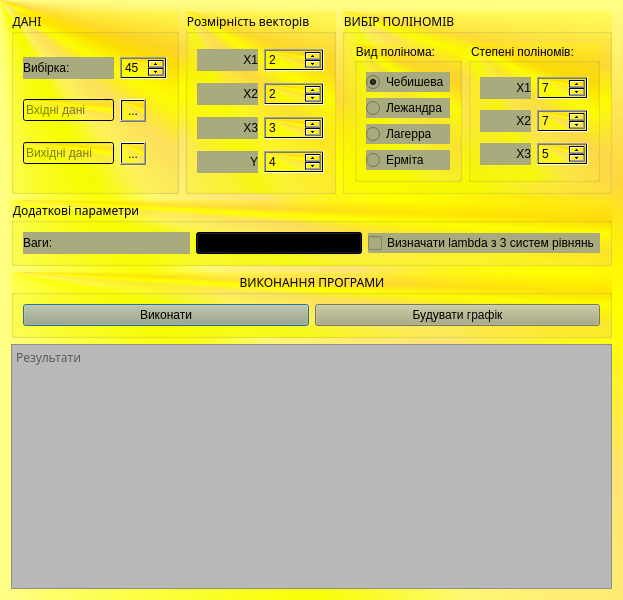
<?xml version="1.0" encoding="UTF-8"?>
<ui version="4.0">
 <class>Form</class>
 <widget class="QWidget" name="Form">
  <property name="geometry">
   <rect>
    <x>0</x>
    <y>0</y>
    <width>623</width>
    <height>600</height>
   </rect>
  </property>
  <property name="font">
   <font>
    <family>Microsoft New Tai Lue</family>
    <weight>50</weight>
    <bold>false</bold>
   </font>
  </property>
  <property name="windowTitle">
   <string>Form1</string>
  </property>
  <property name="autoFillBackground">
   <bool>false</bool>
  </property>
  <property name="styleSheet">
   <string notr="true">background-color: qconicalgradient(cx:0, cy:0, angle:135, stop:0 rgba(255, 255, 0, 69), stop:0.375 rgba(255, 255, 0, 69), stop:0.423533 rgba(251, 255, 0, 145), stop:0.45 rgba(247, 255, 0, 208), stop:0.477581 rgba(255, 244, 71, 130), stop:0.518717 rgba(255, 218, 71, 130), stop:0.55 rgba(255, 255, 0, 255), stop:0.57754 rgba(255, 203, 0, 130), stop:0.625 rgba(255, 255, 0, 69), stop:1 rgba(255, 255, 0, 69));</string>
  </property>
  <layout class="QGridLayout" name="gridLayout_2">
   <item row="0" column="1">
    <widget class="QGroupBox" name="groupBox_2">
     <property name="sizePolicy">
      <sizepolicy hsizetype="Fixed" vsizetype="Preferred">
       <horstretch>0</horstretch>
       <verstretch>0</verstretch>
      </sizepolicy>
     </property>
     <property name="title">
      <string>Розмірність векторів</string>
     </property>
     <layout class="QGridLayout" name="gridLayout_3">
      <item row="2" column="0">
       <widget class="QLabel" name="label_4">
        <property name="styleSheet">
         <string notr="true">background-color: rgb(170, 170, 127);</string>
        </property>
        <property name="text">
         <string>X3</string>
        </property>
        <property name="alignment">
         <set>Qt::AlignRight|Qt::AlignTrailing|Qt::AlignVCenter</set>
        </property>
       </widget>
      </item>
      <item row="0" column="1">
       <widget class="QSpinBox" name="x1_dim">
        <property name="value">
         <number>2</number>
        </property>
       </widget>
      </item>
      <item row="0" column="0">
       <widget class="QLabel" name="label_2">
        <property name="styleSheet">
         <string notr="true">background-color: rgb(170, 170, 127);</string>
        </property>
        <property name="text">
         <string>X1</string>
        </property>
        <property name="alignment">
         <set>Qt::AlignRight|Qt::AlignTrailing|Qt::AlignVCenter</set>
        </property>
       </widget>
      </item>
      <item row="3" column="1">
       <widget class="QSpinBox" name="y_dim">
        <property name="value">
         <number>4</number>
        </property>
       </widget>
      </item>
      <item row="1" column="0">
       <widget class="QLabel" name="label_3">
        <property name="styleSheet">
         <string notr="true">background-color: rgb(170, 170, 127);</string>
        </property>
        <property name="text">
         <string>X2</string>
        </property>
        <property name="alignment">
         <set>Qt::AlignRight|Qt::AlignTrailing|Qt::AlignVCenter</set>
        </property>
       </widget>
      </item>
      <item row="3" column="0">
       <widget class="QLabel" name="label_5">
        <property name="styleSheet">
         <string notr="true">background-color: rgb(170, 170, 127);</string>
        </property>
        <property name="text">
         <string>Y</string>
        </property>
        <property name="alignment">
         <set>Qt::AlignRight|Qt::AlignTrailing|Qt::AlignVCenter</set>
        </property>
       </widget>
      </item>
      <item row="1" column="1">
       <widget class="QSpinBox" name="x2_dim">
        <property name="value">
         <number>2</number>
        </property>
       </widget>
      </item>
      <item row="2" column="1">
       <widget class="QSpinBox" name="x3_dim">
        <property name="value">
         <number>3</number>
        </property>
       </widget>
      </item>
     </layout>
    </widget>
   </item>
   <item row="3" column="0" colspan="4">
    <widget class="QTextBrowser" name="results_field">
     <property name="autoFillBackground">
      <bool>false</bool>
     </property>
     <property name="styleSheet">
      <string notr="true">background-color: rgb(184, 184, 184);</string>
     </property>
     <property name="lineWrapMode">
      <enum>QTextEdit::NoWrap</enum>
     </property>
     <property name="readOnly">
      <bool>true</bool>
     </property>
     <property name="html">
      <string>&lt;!DOCTYPE HTML PUBLIC &quot;-//W3C//DTD HTML 4.0//EN&quot; &quot;http://www.w3.org/TR/REC-html40/strict.dtd&quot;&gt;
&lt;html&gt;&lt;head&gt;&lt;meta name=&quot;qrichtext&quot; content=&quot;1&quot; /&gt;&lt;style type=&quot;text/css&quot;&gt;
p, li { white-space: pre-wrap; }
&lt;/style&gt;&lt;/head&gt;&lt;body style=&quot; font-family:'MS Shell Dlg 2'; font-size:8.25pt; font-weight:400; font-style:normal;&quot;&gt;
&lt;p style=&quot;-qt-paragraph-type:empty; margin-top:0px; margin-bottom:0px; margin-left:0px; margin-right:0px; -qt-block-indent:0; text-indent:0px; font-family:'.Menio Regular'; font-size:10pt;&quot;&gt;&lt;br /&gt;&lt;/p&gt;&lt;/body&gt;&lt;/html&gt;</string>
     </property>
     <property name="placeholderText">
      <string>Результати</string>
     </property>
    </widget>
   </item>
   <item row="0" column="2" colspan="2">
    <widget class="QGroupBox" name="groupBox_5">
     <property name="title">
      <string>ВИБІР ПОЛІНОМІВ</string>
     </property>
     <layout class="QHBoxLayout" name="horizontalLayout">
      <item>
       <widget class="QGroupBox" name="groupBox_3">
        <property name="title">
         <string>Вид полінома:</string>
        </property>
        <layout class="QVBoxLayout" name="verticalLayout">
         <item>
          <widget class="QRadioButton" name="radio_cheb">
           <property name="styleSheet">
            <string notr="true">background-color: rgb(170, 170, 127);</string>
           </property>
           <property name="text">
            <string>Чебишева</string>
           </property>
           <property name="checked">
            <bool>true</bool>
           </property>
          </widget>
         </item>
         <item>
          <widget class="QRadioButton" name="radio_legend">
           <property name="styleSheet">
            <string notr="true">background-color: rgb(170, 170, 127);</string>
           </property>
           <property name="text">
            <string>Лежандра</string>
           </property>
          </widget>
         </item>
         <item>
          <widget class="QRadioButton" name="radio_lagg">
           <property name="styleSheet">
            <string notr="true">background-color: rgb(170, 170, 127);</string>
           </property>
           <property name="text">
            <string>Лагерра</string>
           </property>
          </widget>
         </item>
         <item>
          <widget class="QRadioButton" name="radio_herm">
           <property name="styleSheet">
            <string notr="true">background-color: rgb(170, 170, 127);</string>
           </property>
           <property name="text">
            <string>Ерміта</string>
           </property>
          </widget>
         </item>
        </layout>
       </widget>
      </item>
      <item>
       <widget class="QGroupBox" name="groupBox_4">
        <property name="title">
         <string>Степені поліномів:</string>
        </property>
        <layout class="QGridLayout" name="gridLayout_4">
         <item row="0" column="0">
          <widget class="QLabel" name="label_6">
           <property name="styleSheet">
            <string notr="true">background-color: rgb(170, 170, 127);</string>
           </property>
           <property name="text">
            <string>X1</string>
           </property>
           <property name="alignment">
            <set>Qt::AlignRight|Qt::AlignTrailing|Qt::AlignVCenter</set>
           </property>
          </widget>
         </item>
         <item row="0" column="1">
          <widget class="QSpinBox" name="x1_deg">
           <property name="value">
            <number>7</number>
           </property>
          </widget>
         </item>
         <item row="1" column="0">
          <widget class="QLabel" name="label_8">
           <property name="styleSheet">
            <string notr="true">background-color: rgb(170, 170, 127);</string>
           </property>
           <property name="text">
            <string>X2</string>
           </property>
           <property name="alignment">
            <set>Qt::AlignRight|Qt::AlignTrailing|Qt::AlignVCenter</set>
           </property>
          </widget>
         </item>
         <item row="2" column="1">
          <widget class="QSpinBox" name="x3_deg">
           <property name="value">
            <number>5</number>
           </property>
          </widget>
         </item>
         <item row="1" column="1">
          <widget class="QSpinBox" name="x2_deg">
           <property name="value">
            <number>7</number>
           </property>
          </widget>
         </item>
         <item row="2" column="0">
          <widget class="QLabel" name="label_7">
           <property name="styleSheet">
            <string notr="true">background-color: rgb(170, 170, 127);</string>
           </property>
           <property name="text">
            <string>X3</string>
           </property>
           <property name="alignment">
            <set>Qt::AlignRight|Qt::AlignTrailing|Qt::AlignVCenter</set>
           </property>
          </widget>
         </item>
        </layout>
       </widget>
      </item>
     </layout>
    </widget>
   </item>
   <item row="0" column="0">
    <widget class="QGroupBox" name="groupBox">
     <property name="title">
      <string>ДАНІ</string>
     </property>
     <layout class="QGridLayout" name="gridLayout_5">
      <item row="0" column="0">
       <widget class="QLabel" name="label">
        <property name="styleSheet">
         <string notr="true">background-color: rgb(170, 170, 127);</string>
        </property>
        <property name="text">
         <string>Вибірка:</string>
        </property>
       </widget>
      </item>
      <item row="0" column="1">
       <widget class="QSpinBox" name="sample_spin">
        <property name="maximum">
         <number>999</number>
        </property>
        <property name="value">
         <number>45</number>
        </property>
       </widget>
      </item>
      <item row="1" column="0">
       <widget class="QLineEdit" name="line_input">
        <property name="placeholderText">
         <string>Вхідні дані</string>
        </property>
       </widget>
      </item>
      <item row="1" column="1">
       <widget class="QToolButton" name="select_input">
        <property name="text">
         <string>...</string>
        </property>
       </widget>
      </item>
      <item row="2" column="0">
       <widget class="QLineEdit" name="line_output">
        <property name="placeholderText">
         <string>Вихідні дані</string>
        </property>
       </widget>
      </item>
      <item row="2" column="1">
       <widget class="QToolButton" name="select_output">
        <property name="text">
         <string>...</string>
        </property>
       </widget>
      </item>
     </layout>
    </widget>
   </item>
   <item row="2" column="0" colspan="4">
    <widget class="QGroupBox" name="groupBox_6">
     <property name="title">
      <string>ВИКОНАННЯ ПРОГРАМИ</string>
     </property>
     <property name="alignment">
      <set>Qt::AlignCenter</set>
     </property>
     <layout class="QHBoxLayout" name="horizontalLayout_2">
      <item>
       <widget class="QPushButton" name="exec_button">
        <property name="autoFillBackground">
         <bool>false</bool>
        </property>
        <property name="styleSheet">
         <string notr="true">background-color: rgb(170, 170, 127);</string>
        </property>
        <property name="text">
         <string>Виконати</string>
        </property>
        <property name="default">
         <bool>true</bool>
        </property>
        <property name="flat">
         <bool>false</bool>
        </property>
       </widget>
      </item>
      <item>
       <widget class="QPushButton" name="plot_button">
        <property name="styleSheet">
         <string notr="true">background-color: rgb(170, 170, 127);</string>
        </property>
        <property name="text">
         <string>Будувати графік</string>
        </property>
       </widget>
      </item>
     </layout>
    </widget>
   </item>
   <item row="1" column="0" colspan="4">
    <widget class="QGroupBox" name="groupBox_7">
     <property name="title">
      <string>Додаткові параметри</string>
     </property>
     <layout class="QHBoxLayout" name="horizontalLayout_3">
      <item>
       <widget class="QLabel" name="label_9">
        <property name="autoFillBackground">
         <bool>false</bool>
        </property>
        <property name="styleSheet">
         <string notr="true">background-color: rgb(170, 170, 127);</string>
        </property>
        <property name="text">
         <string>Ваги:</string>
        </property>
       </widget>
      </item>
      <item>
       <widget class="QComboBox" name="weights_box">
        <property name="currentText">
         <string>average</string>
        </property>
        <item>
         <property name="text">
          <string>average</string>
         </property>
        </item>
        <item>
         <property name="text">
          <string>scaled</string>
         </property>
        </item>
       </widget>
      </item>
      <item>
       <widget class="QCheckBox" name="lambda_check">
        <property name="autoFillBackground">
         <bool>false</bool>
        </property>
        <property name="styleSheet">
         <string notr="true">background-color: rgb(170, 170, 127);</string>
        </property>
        <property name="text">
         <string>Визначати lambda з 3 систем рівнянь</string>
        </property>
       </widget>
      </item>
     </layout>
    </widget>
   </item>
  </layout>
 </widget>
 <tabstops>
  <tabstop>radio_cheb</tabstop>
  <tabstop>radio_legend</tabstop>
  <tabstop>radio_lagg</tabstop>
  <tabstop>radio_herm</tabstop>
  <tabstop>x1_deg</tabstop>
  <tabstop>x2_deg</tabstop>
  <tabstop>x3_deg</tabstop>
  <tabstop>x1_dim</tabstop>
  <tabstop>x2_dim</tabstop>
  <tabstop>x3_dim</tabstop>
  <tabstop>y_dim</tabstop>
  <tabstop>sample_spin</tabstop>
  <tabstop>line_input</tabstop>
  <tabstop>select_input</tabstop>
  <tabstop>line_output</tabstop>
  <tabstop>select_output</tabstop>
  <tabstop>exec_button</tabstop>
  <tabstop>plot_button</tabstop>
  <tabstop>results_field</tabstop>
 </tabstops>
 <resources/>
 <connections>
  <connection>
   <sender>exec_button</sender>
   <signal>clicked()</signal>
   <receiver>Form</receiver>
   <slot>exec_clicked()</slot>
   <hints>
    <hint type="sourcelabel">
     <x>379</x>
     <y>219</y>
    </hint>
    <hint type="destinationlabel">
     <x>309</x>
     <y>199</y>
    </hint>
   </hints>
  </connection>
  <connection>
   <sender>plot_button</sender>
   <signal>clicked()</signal>
   <receiver>Form</receiver>
   <slot>plot_clicked()</slot>
   <hints>
    <hint type="sourcelabel">
     <x>526</x>
     <y>219</y>
    </hint>
    <hint type="destinationlabel">
     <x>309</x>
     <y>199</y>
    </hint>
   </hints>
  </connection>
  <connection>
   <sender>sample_spin</sender>
   <signal>valueChanged(int)</signal>
   <receiver>Form</receiver>
   <slot>samples_modified(int)</slot>
   <hints>
    <hint type="sourcelabel">
     <x>568</x>
     <y>53</y>
    </hint>
    <hint type="destinationlabel">
     <x>309</x>
     <y>199</y>
    </hint>
   </hints>
  </connection>
  <connection>
   <sender>select_input</sender>
   <signal>clicked()</signal>
   <receiver>Form</receiver>
   <slot>input_clicked()</slot>
   <hints>
    <hint type="sourcelabel">
     <x>557</x>
     <y>95</y>
    </hint>
    <hint type="destinationlabel">
     <x>309</x>
     <y>199</y>
    </hint>
   </hints>
  </connection>
  <connection>
   <sender>select_output</sender>
   <signal>clicked()</signal>
   <receiver>Form</receiver>
   <slot>output_clicked()</slot>
   <hints>
    <hint type="sourcelabel">
     <x>557</x>
     <y>136</y>
    </hint>
    <hint type="destinationlabel">
     <x>309</x>
     <y>199</y>
    </hint>
   </hints>
  </connection>
  <connection>
   <sender>x1_dim</sender>
   <signal>valueChanged(int)</signal>
   <receiver>Form</receiver>
   <slot>dimension_modified(int)</slot>
   <hints>
    <hint type="sourcelabel">
     <x>361</x>
     <y>44</y>
    </hint>
    <hint type="destinationlabel">
     <x>309</x>
     <y>199</y>
    </hint>
   </hints>
  </connection>
  <connection>
   <sender>x2_dim</sender>
   <signal>valueChanged(int)</signal>
   <receiver>Form</receiver>
   <slot>dimension_modified(int)</slot>
   <hints>
    <hint type="sourcelabel">
     <x>361</x>
     <y>78</y>
    </hint>
    <hint type="destinationlabel">
     <x>309</x>
     <y>199</y>
    </hint>
   </hints>
  </connection>
  <connection>
   <sender>x3_dim</sender>
   <signal>valueChanged(int)</signal>
   <receiver>Form</receiver>
   <slot>dimension_modified(int)</slot>
   <hints>
    <hint type="sourcelabel">
     <x>361</x>
     <y>112</y>
    </hint>
    <hint type="destinationlabel">
     <x>309</x>
     <y>199</y>
    </hint>
   </hints>
  </connection>
  <connection>
   <sender>x1_deg</sender>
   <signal>valueChanged(int)</signal>
   <receiver>Form</receiver>
   <slot>degree_modified(int)</slot>
   <hints>
    <hint type="sourcelabel">
     <x>227</x>
     <y>81</y>
    </hint>
    <hint type="destinationlabel">
     <x>309</x>
     <y>199</y>
    </hint>
   </hints>
  </connection>
  <connection>
   <sender>x2_deg</sender>
   <signal>valueChanged(int)</signal>
   <receiver>Form</receiver>
   <slot>degree_modified(int)</slot>
   <hints>
    <hint type="sourcelabel">
     <x>227</x>
     <y>131</y>
    </hint>
    <hint type="destinationlabel">
     <x>309</x>
     <y>199</y>
    </hint>
   </hints>
  </connection>
  <connection>
   <sender>x3_deg</sender>
   <signal>valueChanged(int)</signal>
   <receiver>Form</receiver>
   <slot>degree_modified(int)</slot>
   <hints>
    <hint type="sourcelabel">
     <x>244</x>
     <y>133</y>
    </hint>
    <hint type="destinationlabel">
     <x>309</x>
     <y>199</y>
    </hint>
   </hints>
  </connection>
  <connection>
   <sender>radio_cheb</sender>
   <signal>toggled(bool)</signal>
   <receiver>Form</receiver>
   <slot>type_modified(bool)</slot>
   <hints>
    <hint type="sourcelabel">
     <x>86</x>
     <y>78</y>
    </hint>
    <hint type="destinationlabel">
     <x>309</x>
     <y>199</y>
    </hint>
   </hints>
  </connection>
  <connection>
   <sender>radio_herm</sender>
   <signal>toggled(bool)</signal>
   <receiver>Form</receiver>
   <slot>type_modified(bool)</slot>
   <hints>
    <hint type="sourcelabel">
     <x>86</x>
     <y>186</y>
    </hint>
    <hint type="destinationlabel">
     <x>309</x>
     <y>199</y>
    </hint>
   </hints>
  </connection>
  <connection>
   <sender>radio_lagg</sender>
   <signal>toggled(bool)</signal>
   <receiver>Form</receiver>
   <slot>type_modified(bool)</slot>
   <hints>
    <hint type="sourcelabel">
     <x>86</x>
     <y>150</y>
    </hint>
    <hint type="destinationlabel">
     <x>309</x>
     <y>199</y>
    </hint>
   </hints>
  </connection>
  <connection>
   <sender>radio_legend</sender>
   <signal>toggled(bool)</signal>
   <receiver>Form</receiver>
   <slot>type_modified(bool)</slot>
   <hints>
    <hint type="sourcelabel">
     <x>86</x>
     <y>114</y>
    </hint>
    <hint type="destinationlabel">
     <x>309</x>
     <y>199</y>
    </hint>
   </hints>
  </connection>
  <connection>
   <sender>Form</sender>
   <signal>output_changed(QString)</signal>
   <receiver>line_output</receiver>
   <slot>setText(QString)</slot>
   <hints>
    <hint type="sourcelabel">
     <x>309</x>
     <y>199</y>
    </hint>
    <hint type="destinationlabel">
     <x>483</x>
     <y>136</y>
    </hint>
   </hints>
  </connection>
  <connection>
   <sender>Form</sender>
   <signal>input_changed(QString)</signal>
   <receiver>line_input</receiver>
   <slot>setText(QString)</slot>
   <hints>
    <hint type="sourcelabel">
     <x>309</x>
     <y>199</y>
    </hint>
    <hint type="destinationlabel">
     <x>483</x>
     <y>95</y>
    </hint>
   </hints>
  </connection>
  <connection>
   <sender>line_input</sender>
   <signal>textChanged(QString)</signal>
   <receiver>Form</receiver>
   <slot>input_modified(QString)</slot>
   <hints>
    <hint type="sourcelabel">
     <x>483</x>
     <y>95</y>
    </hint>
    <hint type="destinationlabel">
     <x>309</x>
     <y>199</y>
    </hint>
   </hints>
  </connection>
  <connection>
   <sender>line_output</sender>
   <signal>textChanged(QString)</signal>
   <receiver>Form</receiver>
   <slot>output_modified(QString)</slot>
   <hints>
    <hint type="sourcelabel">
     <x>483</x>
     <y>136</y>
    </hint>
    <hint type="destinationlabel">
     <x>309</x>
     <y>199</y>
    </hint>
   </hints>
  </connection>
  <connection>
   <sender>lambda_check</sender>
   <signal>toggled(bool)</signal>
   <receiver>Form</receiver>
   <slot>lambda_calc_method_changed(bool)</slot>
   <hints>
    <hint type="sourcelabel">
     <x>301</x>
     <y>219</y>
    </hint>
    <hint type="destinationlabel">
     <x>309</x>
     <y>199</y>
    </hint>
   </hints>
  </connection>
  <connection>
   <sender>weights_box</sender>
   <signal>currentIndexChanged(QString)</signal>
   <receiver>Form</receiver>
   <slot>weights_modified(QString)</slot>
   <hints>
    <hint type="sourcelabel">
     <x>136</x>
     <y>220</y>
    </hint>
    <hint type="destinationlabel">
     <x>309</x>
     <y>199</y>
    </hint>
   </hints>
  </connection>
  <connection>
   <sender>y_dim</sender>
   <signal>valueChanged(int)</signal>
   <receiver>Form</receiver>
   <slot>dimension_modified(int)</slot>
   <hints>
    <hint type="sourcelabel">
     <x>378</x>
     <y>146</y>
    </hint>
    <hint type="destinationlabel">
     <x>311</x>
     <y>299</y>
    </hint>
   </hints>
  </connection>
 </connections>
 <slots>
  <signal>input_changed(QString)</signal>
  <signal>output_changed(QString)</signal>
  <signal>x1_dim_changed(int)</signal>
  <signal>x2_dim_changed(int)</signal>
  <signal>x3_dim_changed(int)</signal>
  <signal>x1_deg_changed(int)</signal>
  <signal>x2_deg_changed(int)</signal>
  <signal>x3_deg_changed(int)</signal>
  <signal>type_cheb()</signal>
  <signal>type_lege()</signal>
  <signal>type_lagg()</signal>
  <signal>type_herm()</signal>
  <slot>input_clicked()</slot>
  <slot>output_clicked()</slot>
  <slot>samples_modified(int)</slot>
  <slot>dimension_modified(int)</slot>
  <slot>degree_modified(int)</slot>
  <slot>type_modified(bool)</slot>
  <slot>plot_clicked()</slot>
  <slot>exec_clicked()</slot>
  <slot>input_modified(QString)</slot>
  <slot>output_modified(QString)</slot>
  <slot>weights_modified(QString)</slot>
  <slot>lambda_calc_method_changed(bool)</slot>
 </slots>
</ui>
